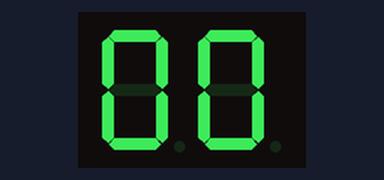
Simulated run of this sketch. Board: Arduino Uno, built with avr-gcc and run on an emulated ATmega328P. Shown: 2-digit seven-segment display. Wiring (inferred from the names in the program): 2-digit 7-segment display, segments lit when HIGH: segments pin 1, pin 2, pin 3, pin 4, pin 5, pin 6, pin 7, pin 0; digit selects pin 9, pin 8. The segment pins are drawn as the display they are named for.

Above: at 0.1 s.
At 4.1 s:
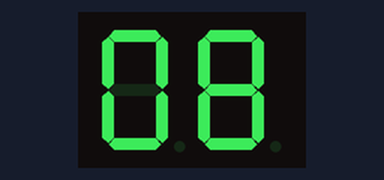
At 9.2 s:
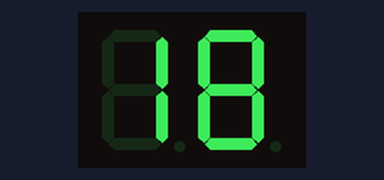
At 19.3 s:
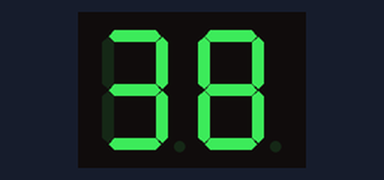
At 29.3 s:
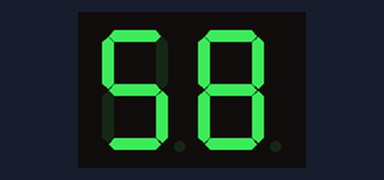
At 38.4 s:
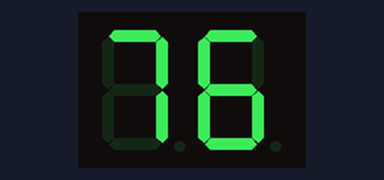

Measured:
- what the display in image 0 shows lasts 0.6 s, from 0.0 s to 0.6 s

The sketch:

Seven_segment.ino
```cpp
#include <stdio.h>
#include <string.h>
#include <inttypes.h>
#include "Arduino.h"
int print_digit(int z);

int dp= 0;
int a = 1;
int b = 2;
int c = 3;
int d = 4;
int e = 5;
int f = 6;
int g = 7;
int en0 = 9;
int en1 = 8;

void setup()
{
 pinMode(a ,OUTPUT);
  pinMode(b, OUTPUT);
  pinMode(c, OUTPUT);
  pinMode(d, OUTPUT);
  pinMode(e, OUTPUT);
  pinMode(f, OUTPUT);
  pinMode(g, OUTPUT);
  pinMode(dp,OUTPUT);

  pinMode(en0, OUTPUT);
  pinMode(en1, OUTPUT);
}

void loop()
{
  for(int i=0;i<10;i++)
  {for(int j=0;j<10;j++)
           { for(int p=0;p<50;p++)
                 {print_digit(i);
                  digitalWrite(en1,HIGH);
                  delay(5);
                  digitalWrite(en1,LOW);
                  print_digit(j);
                  digitalWrite(en0,HIGH);
                  delay(5);
                  digitalWrite(en0,LOW);}
             }
    }
}

int print_digit(int z)
	{
	if(z<10)
		{
		switch(z)
			{
			case 0:
                          digitalWrite(a, HIGH);
                          digitalWrite(b, HIGH);
                          digitalWrite(c, HIGH);
                          digitalWrite(d, HIGH);
                          digitalWrite(e, HIGH);
                          digitalWrite(f, HIGH);
                          digitalWrite(g, LOW);
			  			  break;

			case 1:
                          digitalWrite(a, LOW);
                          digitalWrite(b, HIGH);
                          digitalWrite(c, HIGH);
                          digitalWrite(d, LOW);
                          digitalWrite(e, LOW);
                          digitalWrite(f, LOW);
                          digitalWrite(g, LOW);
                          break;

			case 2:
                          digitalWrite(a, HIGH);
                          digitalWrite(b, HIGH);
                          digitalWrite(c, LOW);
                          digitalWrite(d, HIGH);
                          digitalWrite(e, HIGH);
                          digitalWrite(f, LOW);
                          digitalWrite(g, HIGH);
                          break;

			case 3:

                          digitalWrite(a, HIGH);
                          digitalWrite(b, HIGH);
                          digitalWrite(c, HIGH);
                          digitalWrite(d, HIGH);
                          digitalWrite(e, LOW);
                          digitalWrite(f, LOW);
                          digitalWrite(g, HIGH);
                          break;

			case 4:
                          digitalWrite(a, LOW);
                          digitalWrite(b, HIGH);
                          digitalWrite(c, HIGH);
                          digitalWrite(d, LOW);
                          digitalWrite(e, LOW);
                          digitalWrite(f, HIGH);
                          digitalWrite(g, HIGH);
                          break;

			case 5:
                          digitalWrite(a, HIGH);
                          digitalWrite(b, LOW);
                          digitalWrite(c, HIGH);
                          digitalWrite(d, HIGH);
                          digitalWrite(e, LOW);
                          digitalWrite(f, HIGH);
                          digitalWrite(g, HIGH);
                          break;

			case 6:
                          digitalWrite(a, HIGH);
                          digitalWrite(b, LOW);
                          digitalWrite(c, HIGH);
                          digitalWrite(d, HIGH);
                          digitalWrite(e, HIGH);
                          digitalWrite(f, HIGH);
                          digitalWrite(g, HIGH);
                          break;

			case 7:
                          digitalWrite(a, HIGH);
                          digitalWrite(b, HIGH);
                          digitalWrite(c, HIGH);
                          digitalWrite(d, LOW);
                          digitalWrite(e, LOW);
                          digitalWrite(f, LOW);
                          digitalWrite(g, LOW);
                          break;

			case 8:
                          digitalWrite(a, HIGH);
                          digitalWrite(b, HIGH);
                          digitalWrite(c, HIGH);
                          digitalWrite(d, HIGH);
                          digitalWrite(e, HIGH);
                          digitalWrite(f, HIGH);
                          digitalWrite(g, HIGH);
                          break;

			case 9:
                          digitalWrite(a, HIGH);
                          digitalWrite(b, HIGH);
                          digitalWrite(c, HIGH);
                          digitalWrite(d, HIGH);
                          digitalWrite(e, LOW);
                          digitalWrite(f, HIGH);
                          digitalWrite(g, HIGH);
                          break;
			}
		}
	}
```
